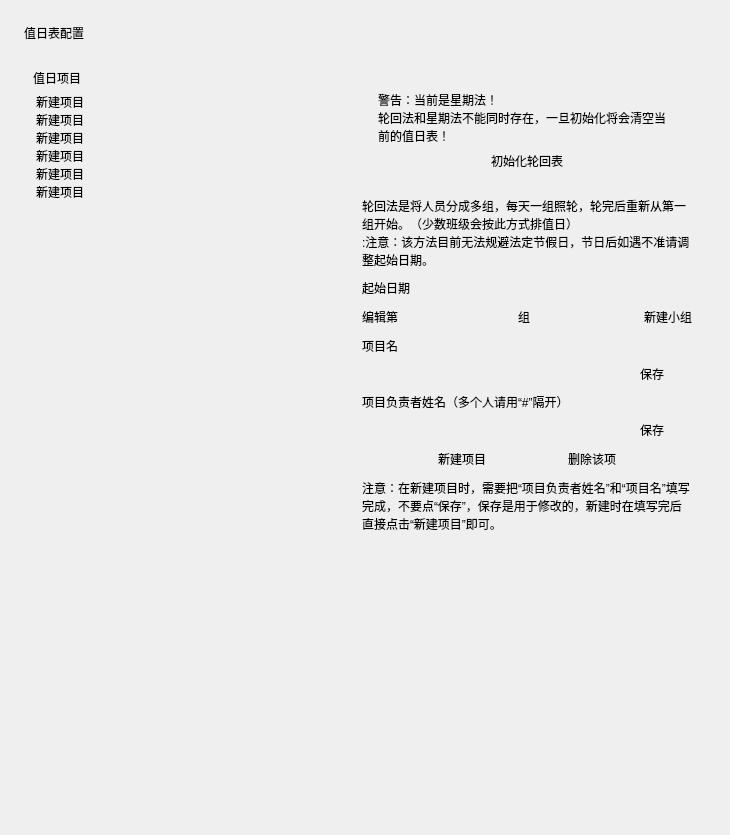
<?xml version="1.0" encoding="UTF-8"?>
<ui version="4.0">
 <class>Form</class>
 <widget class="QWidget" name="Form">
  <property name="geometry">
   <rect>
    <x>0</x>
    <y>0</y>
    <width>730</width>
    <height>835</height>
   </rect>
  </property>
  <property name="sizePolicy">
   <sizepolicy hsizetype="Preferred" vsizetype="Expanding">
    <horstretch>0</horstretch>
    <verstretch>0</verstretch>
   </sizepolicy>
  </property>
  <property name="windowTitle">
   <string>Form</string>
  </property>
  <layout class="QVBoxLayout" name="verticalLayout_2">
   <property name="spacing">
    <number>18</number>
   </property>
   <property name="leftMargin">
    <number>24</number>
   </property>
   <property name="topMargin">
    <number>24</number>
   </property>
   <property name="rightMargin">
    <number>24</number>
   </property>
   <property name="bottomMargin">
    <number>0</number>
   </property>
   <item>
    <layout class="QHBoxLayout" name="warning_verticalLayout">
     <item>
      <widget class="TitleLabel" name="TitleLabel">
       <property name="text">
        <string>值日表配置</string>
       </property>
      </widget>
     </item>
    </layout>
   </item>
   <item>
    <widget class="SmoothScrollArea" name="sd_scroll">
     <property name="styleSheet">
      <string notr="true">background: transparent; border: none</string>
     </property>
     <property name="widgetResizable">
      <bool>true</bool>
     </property>
     <widget class="QWidget" name="scrollAreaWidgetContents">
      <property name="geometry">
       <rect>
        <x>0</x>
        <y>0</y>
        <width>682</width>
        <height>753</height>
       </rect>
      </property>
      <layout class="QVBoxLayout" name="verticalLayout_9">
       <item>
        <layout class="QHBoxLayout" name="horizontalLayout_2">
         <item>
          <layout class="QVBoxLayout" name="verticalLayout">
           <item>
            <widget class="SubtitleLabel" name="SubtitleLabel">
             <property name="text">
              <string>值日项目</string>
             </property>
            </widget>
           </item>
           <item>
            <widget class="ListWidget" name="duty_Widget">
             <property name="lineWidth">
              <number>5</number>
             </property>
             <property name="midLineWidth">
              <number>5</number>
             </property>
             <property name="editTriggers">
              <set>QAbstractItemView::NoEditTriggers</set>
             </property>
             <property name="flow">
              <enum>QListView::TopToBottom</enum>
             </property>
             <property name="layoutMode">
              <enum>QListView::SinglePass</enum>
             </property>
             <property name="viewMode">
              <enum>QListView::ListMode</enum>
             </property>
             <property name="modelColumn">
              <number>0</number>
             </property>
             <property name="wordWrap">
              <bool>false</bool>
             </property>
             <property name="selectionRectVisible">
              <bool>false</bool>
             </property>
             <item>
              <property name="text">
               <string>新建项目</string>
              </property>
             </item>
             <item>
              <property name="text">
               <string>新建项目</string>
              </property>
             </item>
             <item>
              <property name="text">
               <string>新建项目</string>
              </property>
             </item>
             <item>
              <property name="text">
               <string>新建项目</string>
              </property>
             </item>
             <item>
              <property name="text">
               <string>新建项目</string>
              </property>
             </item>
             <item>
              <property name="text">
               <string>新建项目</string>
              </property>
             </item>
            </widget>
           </item>
          </layout>
         </item>
         <item>
          <widget class="VerticalSeparator" name="VerticalSeparator"/>
         </item>
         <item>
          <layout class="QVBoxLayout" name="verticalLayout_3">
           <property name="spacing">
            <number>6</number>
           </property>
           <item>
            <widget class="SegmentedWidget" name="duty_SegmentedWidget"/>
           </item>
           <item>
            <widget class="QStackedWidget" name="duty_stackedWidget">
             <property name="currentIndex">
              <number>1</number>
             </property>
             <widget class="QWidget" name="page">
              <layout class="QVBoxLayout" name="verticalLayout_4">
               <property name="leftMargin">
                <number>0</number>
               </property>
               <property name="topMargin">
                <number>0</number>
               </property>
               <property name="rightMargin">
                <number>5</number>
               </property>
               <property name="bottomMargin">
                <number>0</number>
               </property>
               <item>
                <layout class="QVBoxLayout" name="verticalLayout_5">
                 <property name="spacing">
                  <number>6</number>
                 </property>
                 <item>
                  <widget class="CardWidget" name="dutyw_CardWidget">
                   <property name="minimumSize">
                    <size>
                     <width>0</width>
                     <height>70</height>
                    </size>
                   </property>
                   <layout class="QVBoxLayout" name="verticalLayout_8">
                    <property name="leftMargin">
                     <number>16</number>
                    </property>
                    <property name="topMargin">
                     <number>16</number>
                    </property>
                    <property name="rightMargin">
                     <number>16</number>
                    </property>
                    <property name="bottomMargin">
                     <number>16</number>
                    </property>
                    <item>
                     <layout class="QVBoxLayout" name="verticalLayout_32">
                      <property name="spacing">
                       <number>0</number>
                      </property>
                      <item>
                       <widget class="SubtitleLabel" name="SubtitleLabel_2">
                        <property name="text">
                         <string>警告：当前是轮回法！</string>
                        </property>
                       </widget>
                      </item>
                      <item>
                       <widget class="CaptionLabel" name="CW4_label_14">
                        <property name="text">
                         <string>轮回法和星期法不能同时存在，一旦初始化将会清空当前的值日表！</string>
                        </property>
                        <property name="wordWrap">
                         <bool>true</bool>
                        </property>
                        <property name="lightColor" stdset="0">
                         <color alpha="150">
                          <red>0</red>
                          <green>0</green>
                          <blue>0</blue>
                         </color>
                        </property>
                        <property name="darkColor" stdset="0">
                         <color alpha="200">
                          <red>255</red>
                          <green>255</green>
                          <blue>255</blue>
                         </color>
                        </property>
                       </widget>
                      </item>
                     </layout>
                    </item>
                    <item>
                     <layout class="QHBoxLayout" name="horizontalLayout_11">
                      <item>
                       <spacer name="horizontalSpacer_8">
                        <property name="orientation">
                         <enum>Qt::Horizontal</enum>
                        </property>
                        <property name="sizeHint" stdset="0">
                         <size>
                          <width>40</width>
                          <height>20</height>
                         </size>
                        </property>
                       </spacer>
                      </item>
                      <item>
                       <widget class="PushButton" name="initializew_button">
                        <property name="maximumSize">
                         <size>
                          <width>170</width>
                          <height>16777215</height>
                         </size>
                        </property>
                        <property name="text">
                         <string>初始化星期表</string>
                        </property>
                       </widget>
                      </item>
                      <item>
                       <spacer name="horizontalSpacer_9">
                        <property name="orientation">
                         <enum>Qt::Horizontal</enum>
                        </property>
                        <property name="sizeHint" stdset="0">
                         <size>
                          <width>40</width>
                          <height>20</height>
                         </size>
                        </property>
                       </spacer>
                      </item>
                     </layout>
                    </item>
                   </layout>
                  </widget>
                 </item>
                 <item>
                  <widget class="BodyLabel" name="BodyLabel_2">
                   <property name="text">
                    <string>星期法也就是每个星期为单位，每天都是固定的人员。</string>
                   </property>
                   <property name="wordWrap">
                    <bool>true</bool>
                   </property>
                   <property name="lightColor" stdset="0">
                    <color>
                     <red>83</red>
                     <green>83</green>
                     <blue>83</blue>
                    </color>
                   </property>
                   <property name="darkColor" stdset="0">
                    <color>
                     <red>171</red>
                     <green>171</green>
                     <blue>171</blue>
                    </color>
                   </property>
                  </widget>
                 </item>
                 <item>
                  <layout class="QHBoxLayout" name="horizontalLayout">
                   <item>
                    <widget class="StrongBodyLabel" name="StrongBodyLabel">
                     <property name="text">
                      <string>编辑的星期</string>
                     </property>
                    </widget>
                   </item>
                   <item>
                    <spacer name="horizontalSpacer_3">
                     <property name="orientation">
                      <enum>Qt::Horizontal</enum>
                     </property>
                     <property name="sizeHint" stdset="0">
                      <size>
                       <width>40</width>
                       <height>20</height>
                      </size>
                     </property>
                    </spacer>
                   </item>
                   <item>
                    <widget class="ComboBox" name="week_box">
                     <property name="minimumSize">
                      <size>
                       <width>100</width>
                       <height>0</height>
                      </size>
                     </property>
                    </widget>
                   </item>
                  </layout>
                 </item>
                 <item>
                  <widget class="StrongBodyLabel" name="StrongBodyLabel_3">
                   <property name="text">
                    <string>项目名</string>
                   </property>
                  </widget>
                 </item>
                 <item>
                  <layout class="QHBoxLayout" name="horizontalLayout_3">
                   <item>
                    <widget class="LineEdit" name="project_Edit"/>
                   </item>
                   <item>
                    <widget class="PushButton" name="project_Button">
                     <property name="minimumSize">
                      <size>
                       <width>80</width>
                       <height>0</height>
                      </size>
                     </property>
                     <property name="maximumSize">
                      <size>
                       <width>100</width>
                       <height>16777215</height>
                      </size>
                     </property>
                     <property name="text">
                      <string>保存</string>
                     </property>
                    </widget>
                   </item>
                  </layout>
                 </item>
                 <item>
                  <widget class="StrongBodyLabel" name="StrongBodyLabel_2">
                   <property name="text">
                    <string>项目负责者姓名（多个人请用“#”隔开）</string>
                   </property>
                  </widget>
                 </item>
                 <item>
                  <layout class="QHBoxLayout" name="horizontalLayout_6">
                   <item>
                    <widget class="LineEdit" name="name_Edit"/>
                   </item>
                   <item>
                    <widget class="PushButton" name="name_Button">
                     <property name="minimumSize">
                      <size>
                       <width>80</width>
                       <height>0</height>
                      </size>
                     </property>
                     <property name="maximumSize">
                      <size>
                       <width>100</width>
                       <height>16777215</height>
                      </size>
                     </property>
                     <property name="text">
                      <string>保存</string>
                     </property>
                    </widget>
                   </item>
                  </layout>
                 </item>
                 <item>
                  <layout class="QHBoxLayout" name="horizontalLayout_4">
                   <item>
                    <spacer name="horizontalSpacer_6">
                     <property name="orientation">
                      <enum>Qt::Horizontal</enum>
                     </property>
                     <property name="sizeHint" stdset="0">
                      <size>
                       <width>40</width>
                       <height>20</height>
                      </size>
                     </property>
                    </spacer>
                   </item>
                   <item>
                    <widget class="PrimaryPushButton" name="Add_Button">
                     <property name="minimumSize">
                      <size>
                       <width>120</width>
                       <height>0</height>
                      </size>
                     </property>
                     <property name="text">
                      <string>新建项目</string>
                     </property>
                    </widget>
                   </item>
                   <item>
                    <widget class="PrimaryPushButton" name="Del_Button">
                     <property name="minimumSize">
                      <size>
                       <width>120</width>
                       <height>0</height>
                      </size>
                     </property>
                     <property name="text">
                      <string>删除该项</string>
                     </property>
                    </widget>
                   </item>
                   <item>
                    <spacer name="horizontalSpacer_7">
                     <property name="orientation">
                      <enum>Qt::Horizontal</enum>
                     </property>
                     <property name="sizeHint" stdset="0">
                      <size>
                       <width>40</width>
                       <height>20</height>
                      </size>
                     </property>
                    </spacer>
                   </item>
                  </layout>
                 </item>
                 <item>
                  <widget class="BodyLabel" name="BodyLabel_5">
                   <property name="text">
                    <string>注意：在新建项目时，需要把“项目负责者姓名”和“项目名”填写完成，不要点“保存”，保存是用于修改的，新建时在填写完后直接点击“新建项目”即可。</string>
                   </property>
                   <property name="wordWrap">
                    <bool>true</bool>
                   </property>
                   <property name="lightColor" stdset="0">
                    <color>
                     <red>83</red>
                     <green>83</green>
                     <blue>83</blue>
                    </color>
                   </property>
                   <property name="darkColor" stdset="0">
                    <color>
                     <red>171</red>
                     <green>171</green>
                     <blue>171</blue>
                    </color>
                   </property>
                  </widget>
                 </item>
                 <item>
                  <spacer name="verticalSpacer_3">
                   <property name="orientation">
                    <enum>Qt::Vertical</enum>
                   </property>
                   <property name="sizeHint" stdset="0">
                    <size>
                     <width>20</width>
                     <height>40</height>
                    </size>
                   </property>
                  </spacer>
                 </item>
                </layout>
               </item>
              </layout>
             </widget>
             <widget class="QWidget" name="page_2">
              <layout class="QVBoxLayout" name="verticalLayout_7">
               <property name="leftMargin">
                <number>0</number>
               </property>
               <property name="topMargin">
                <number>0</number>
               </property>
               <property name="rightMargin">
                <number>5</number>
               </property>
               <property name="bottomMargin">
                <number>0</number>
               </property>
               <item>
                <layout class="QVBoxLayout" name="verticalLayout_6">
                 <property name="spacing">
                  <number>10</number>
                 </property>
                 <item>
                  <widget class="CardWidget" name="dutyw2_CardWidget">
                   <property name="minimumSize">
                    <size>
                     <width>0</width>
                     <height>70</height>
                    </size>
                   </property>
                   <layout class="QVBoxLayout" name="verticalLayout_10">
                    <property name="leftMargin">
                     <number>16</number>
                    </property>
                    <property name="topMargin">
                     <number>16</number>
                    </property>
                    <property name="rightMargin">
                     <number>16</number>
                    </property>
                    <property name="bottomMargin">
                     <number>16</number>
                    </property>
                    <item>
                     <layout class="QVBoxLayout" name="verticalLayout_33">
                      <property name="spacing">
                       <number>0</number>
                      </property>
                      <item>
                       <widget class="SubtitleLabel" name="SubtitleLabel_3">
                        <property name="text">
                         <string>警告：当前是星期法！</string>
                        </property>
                       </widget>
                      </item>
                      <item>
                       <widget class="CaptionLabel" name="CW4_label_15">
                        <property name="text">
                         <string>轮回法和星期法不能同时存在，一旦初始化将会清空当前的值日表！</string>
                        </property>
                        <property name="wordWrap">
                         <bool>true</bool>
                        </property>
                        <property name="lightColor" stdset="0">
                         <color alpha="150">
                          <red>0</red>
                          <green>0</green>
                          <blue>0</blue>
                         </color>
                        </property>
                        <property name="darkColor" stdset="0">
                         <color alpha="200">
                          <red>255</red>
                          <green>255</green>
                          <blue>255</blue>
                         </color>
                        </property>
                       </widget>
                      </item>
                     </layout>
                    </item>
                    <item>
                     <layout class="QHBoxLayout" name="horizontalLayout_12">
                      <item>
                       <spacer name="horizontalSpacer_10">
                        <property name="orientation">
                         <enum>Qt::Horizontal</enum>
                        </property>
                        <property name="sizeHint" stdset="0">
                         <size>
                          <width>40</width>
                          <height>20</height>
                         </size>
                        </property>
                       </spacer>
                      </item>
                      <item>
                       <widget class="PushButton" name="initializew2_button">
                        <property name="maximumSize">
                         <size>
                          <width>170</width>
                          <height>16777215</height>
                         </size>
                        </property>
                        <property name="text">
                         <string>初始化轮回表</string>
                        </property>
                       </widget>
                      </item>
                      <item>
                       <spacer name="horizontalSpacer_13">
                        <property name="orientation">
                         <enum>Qt::Horizontal</enum>
                        </property>
                        <property name="sizeHint" stdset="0">
                         <size>
                          <width>40</width>
                          <height>20</height>
                         </size>
                        </property>
                       </spacer>
                      </item>
                     </layout>
                    </item>
                   </layout>
                  </widget>
                 </item>
                 <item>
                  <widget class="BodyLabel" name="BodyLabel_3">
                   <property name="text">
                    <string>轮回法是将人员分成多组，每天一组照轮，轮完后重新从第一组开始。（少数班级会按此方式排值日）
:注意：该方法目前无法规避法定节假日，节日后如遇不准请调整起始日期。</string>
                   </property>
                   <property name="wordWrap">
                    <bool>true</bool>
                   </property>
                   <property name="lightColor" stdset="0">
                    <color>
                     <red>83</red>
                     <green>83</green>
                     <blue>83</blue>
                    </color>
                   </property>
                   <property name="darkColor" stdset="0">
                    <color>
                     <red>171</red>
                     <green>171</green>
                     <blue>171</blue>
                    </color>
                   </property>
                  </widget>
                 </item>
                 <item>
                  <layout class="QHBoxLayout" name="horizontalLayout_10">
                   <item>
                    <widget class="StrongBodyLabel" name="StrongBodyLabel_8">
                     <property name="text">
                      <string>起始日期</string>
                     </property>
                    </widget>
                   </item>
                   <item>
                    <widget class="ZhDatePicker" name="again_ZhDatePicker"/>
                   </item>
                  </layout>
                 </item>
                 <item>
                  <layout class="QHBoxLayout" name="horizontalLayout_5">
                   <item>
                    <widget class="StrongBodyLabel" name="StrongBodyLabel_4">
                     <property name="text">
                      <string>编辑第</string>
                     </property>
                    </widget>
                   </item>
                   <item>
                    <widget class="ComboBox" name="again_box">
                     <property name="minimumSize">
                      <size>
                       <width>100</width>
                       <height>0</height>
                      </size>
                     </property>
                    </widget>
                   </item>
                   <item>
                    <widget class="StrongBodyLabel" name="StrongBodyLabel_5">
                     <property name="text">
                      <string>组</string>
                     </property>
                    </widget>
                   </item>
                   <item>
                    <spacer name="horizontalSpacer_4">
                     <property name="orientation">
                      <enum>Qt::Horizontal</enum>
                     </property>
                     <property name="sizeHint" stdset="0">
                      <size>
                       <width>40</width>
                       <height>20</height>
                      </size>
                     </property>
                    </spacer>
                   </item>
                   <item>
                    <widget class="PrimaryPushButton" name="again_new_PrimaryPushButton">
                     <property name="text">
                      <string>新建小组</string>
                     </property>
                    </widget>
                   </item>
                  </layout>
                 </item>
                 <item>
                  <widget class="StrongBodyLabel" name="StrongBodyLabel_6">
                   <property name="text">
                    <string>项目名</string>
                   </property>
                  </widget>
                 </item>
                 <item>
                  <layout class="QHBoxLayout" name="horizontalLayout_7">
                   <item>
                    <widget class="LineEdit" name="again_project_Edit"/>
                   </item>
                   <item>
                    <widget class="PushButton" name="again_project_Button">
                     <property name="minimumSize">
                      <size>
                       <width>80</width>
                       <height>0</height>
                      </size>
                     </property>
                     <property name="maximumSize">
                      <size>
                       <width>100</width>
                       <height>16777215</height>
                      </size>
                     </property>
                     <property name="text">
                      <string>保存</string>
                     </property>
                    </widget>
                   </item>
                  </layout>
                 </item>
                 <item>
                  <widget class="StrongBodyLabel" name="StrongBodyLabel_7">
                   <property name="text">
                    <string>项目负责者姓名（多个人请用“#”隔开）</string>
                   </property>
                  </widget>
                 </item>
                 <item>
                  <layout class="QHBoxLayout" name="horizontalLayout_8">
                   <item>
                    <widget class="LineEdit" name="again_name_Edit"/>
                   </item>
                   <item>
                    <widget class="PushButton" name="again_name_Button">
                     <property name="minimumSize">
                      <size>
                       <width>80</width>
                       <height>0</height>
                      </size>
                     </property>
                     <property name="maximumSize">
                      <size>
                       <width>100</width>
                       <height>16777215</height>
                      </size>
                     </property>
                     <property name="text">
                      <string>保存</string>
                     </property>
                    </widget>
                   </item>
                  </layout>
                 </item>
                 <item>
                  <layout class="QHBoxLayout" name="horizontalLayout_9">
                   <item>
                    <spacer name="horizontalSpacer_11">
                     <property name="orientation">
                      <enum>Qt::Horizontal</enum>
                     </property>
                     <property name="sizeHint" stdset="0">
                      <size>
                       <width>40</width>
                       <height>20</height>
                      </size>
                     </property>
                    </spacer>
                   </item>
                   <item>
                    <widget class="PrimaryPushButton" name="again_Add_Button">
                     <property name="minimumSize">
                      <size>
                       <width>120</width>
                       <height>0</height>
                      </size>
                     </property>
                     <property name="text">
                      <string>新建项目</string>
                     </property>
                    </widget>
                   </item>
                   <item>
                    <widget class="PrimaryPushButton" name="again_Del_Button">
                     <property name="minimumSize">
                      <size>
                       <width>120</width>
                       <height>0</height>
                      </size>
                     </property>
                     <property name="text">
                      <string>删除该项</string>
                     </property>
                    </widget>
                   </item>
                   <item>
                    <spacer name="horizontalSpacer_12">
                     <property name="orientation">
                      <enum>Qt::Horizontal</enum>
                     </property>
                     <property name="sizeHint" stdset="0">
                      <size>
                       <width>40</width>
                       <height>20</height>
                      </size>
                     </property>
                    </spacer>
                   </item>
                  </layout>
                 </item>
                 <item>
                  <widget class="BodyLabel" name="BodyLabel_6">
                   <property name="text">
                    <string>注意：在新建项目时，需要把“项目负责者姓名”和“项目名”填写完成，不要点“保存”，保存是用于修改的，新建时在填写完后直接点击“新建项目”即可。</string>
                   </property>
                   <property name="wordWrap">
                    <bool>true</bool>
                   </property>
                   <property name="lightColor" stdset="0">
                    <color>
                     <red>83</red>
                     <green>83</green>
                     <blue>83</blue>
                    </color>
                   </property>
                   <property name="darkColor" stdset="0">
                    <color>
                     <red>171</red>
                     <green>171</green>
                     <blue>171</blue>
                    </color>
                   </property>
                  </widget>
                 </item>
                 <item>
                  <spacer name="verticalSpacer_4">
                   <property name="orientation">
                    <enum>Qt::Vertical</enum>
                   </property>
                   <property name="sizeHint" stdset="0">
                    <size>
                     <width>20</width>
                     <height>40</height>
                    </size>
                   </property>
                  </spacer>
                 </item>
                </layout>
               </item>
              </layout>
             </widget>
            </widget>
           </item>
          </layout>
         </item>
        </layout>
       </item>
      </layout>
     </widget>
    </widget>
   </item>
  </layout>
 </widget>
 <customwidgets>
  <customwidget>
   <class>ComboBox</class>
   <extends>QPushButton</extends>
   <header>qfluentwidgets</header>
  </customwidget>
  <customwidget>
   <class>PushButton</class>
   <extends>QPushButton</extends>
   <header>qfluentwidgets</header>
  </customwidget>
  <customwidget>
   <class>PrimaryPushButton</class>
   <extends>PushButton</extends>
   <header>qfluentwidgets</header>
  </customwidget>
  <customwidget>
   <class>VerticalSeparator</class>
   <extends>QWidget</extends>
   <header>qfluentwidgets</header>
  </customwidget>
  <customwidget>
   <class>CardWidget</class>
   <extends>QFrame</extends>
   <header>qfluentwidgets</header>
   <container>1</container>
  </customwidget>
  <customwidget>
   <class>SmoothScrollArea</class>
   <extends>QScrollArea</extends>
   <header>qfluentwidgets</header>
   <container>1</container>
  </customwidget>
  <customwidget>
   <class>DatePicker</class>
   <extends>QPushButton</extends>
   <header>qfluentwidgets</header>
  </customwidget>
  <customwidget>
   <class>ZhDatePicker</class>
   <extends>DatePicker</extends>
   <header>qfluentwidgets</header>
  </customwidget>
  <customwidget>
   <class>CaptionLabel</class>
   <extends>QLabel</extends>
   <header>qfluentwidgets</header>
  </customwidget>
  <customwidget>
   <class>BodyLabel</class>
   <extends>QLabel</extends>
   <header>qfluentwidgets</header>
  </customwidget>
  <customwidget>
   <class>StrongBodyLabel</class>
   <extends>QLabel</extends>
   <header>qfluentwidgets</header>
  </customwidget>
  <customwidget>
   <class>SubtitleLabel</class>
   <extends>QLabel</extends>
   <header>qfluentwidgets</header>
  </customwidget>
  <customwidget>
   <class>TitleLabel</class>
   <extends>QLabel</extends>
   <header>qfluentwidgets</header>
  </customwidget>
  <customwidget>
   <class>Pivot</class>
   <extends>QWidget</extends>
   <header>qfluentwidgets</header>
  </customwidget>
  <customwidget>
   <class>SegmentedWidget</class>
   <extends>Pivot</extends>
   <header>qfluentwidgets</header>
  </customwidget>
  <customwidget>
   <class>LineEdit</class>
   <extends>QLineEdit</extends>
   <header>qfluentwidgets</header>
  </customwidget>
  <customwidget>
   <class>ListWidget</class>
   <extends>QListWidget</extends>
   <header>qfluentwidgets</header>
  </customwidget>
 </customwidgets>
 <resources/>
 <connections/>
</ui>
